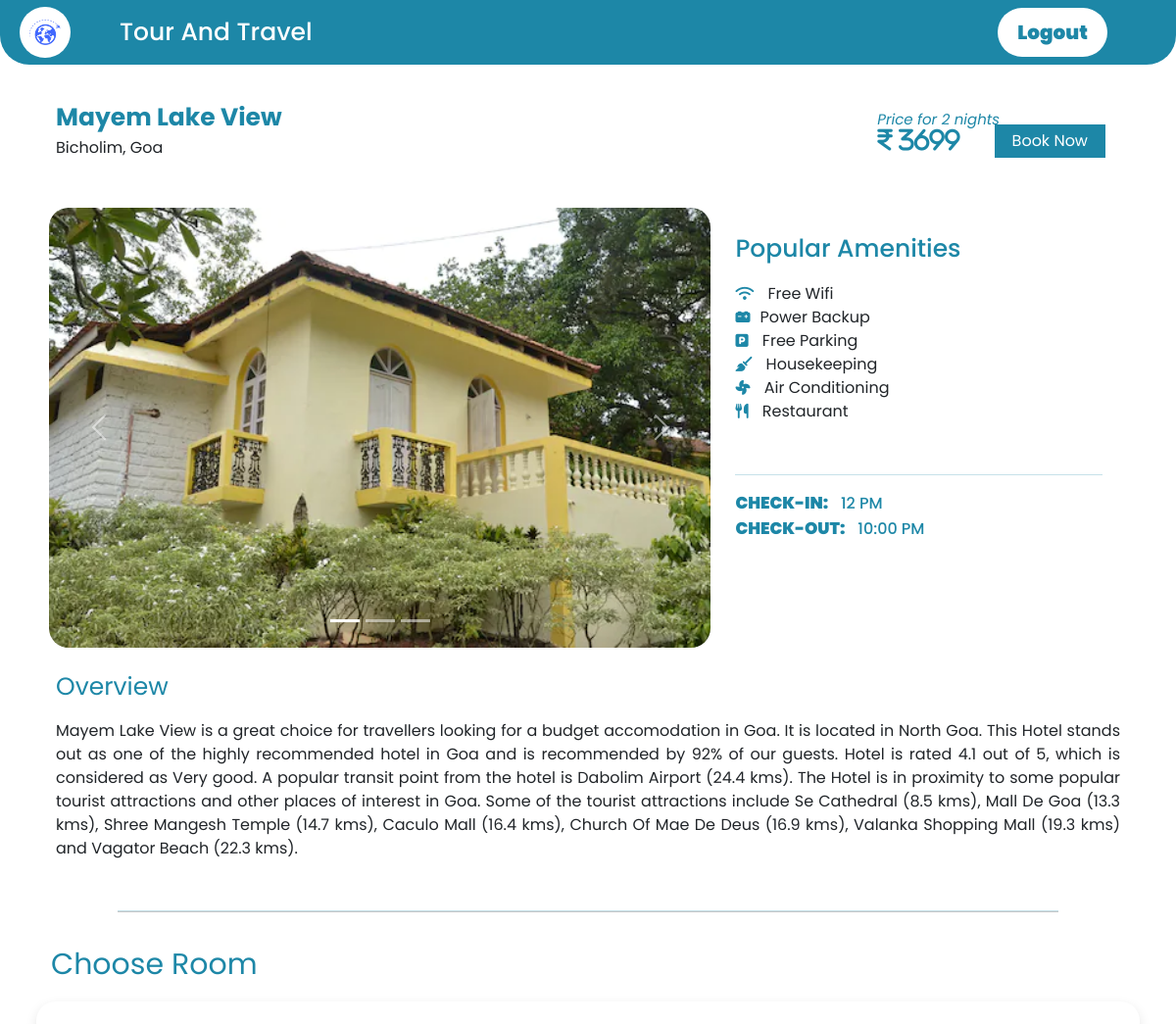
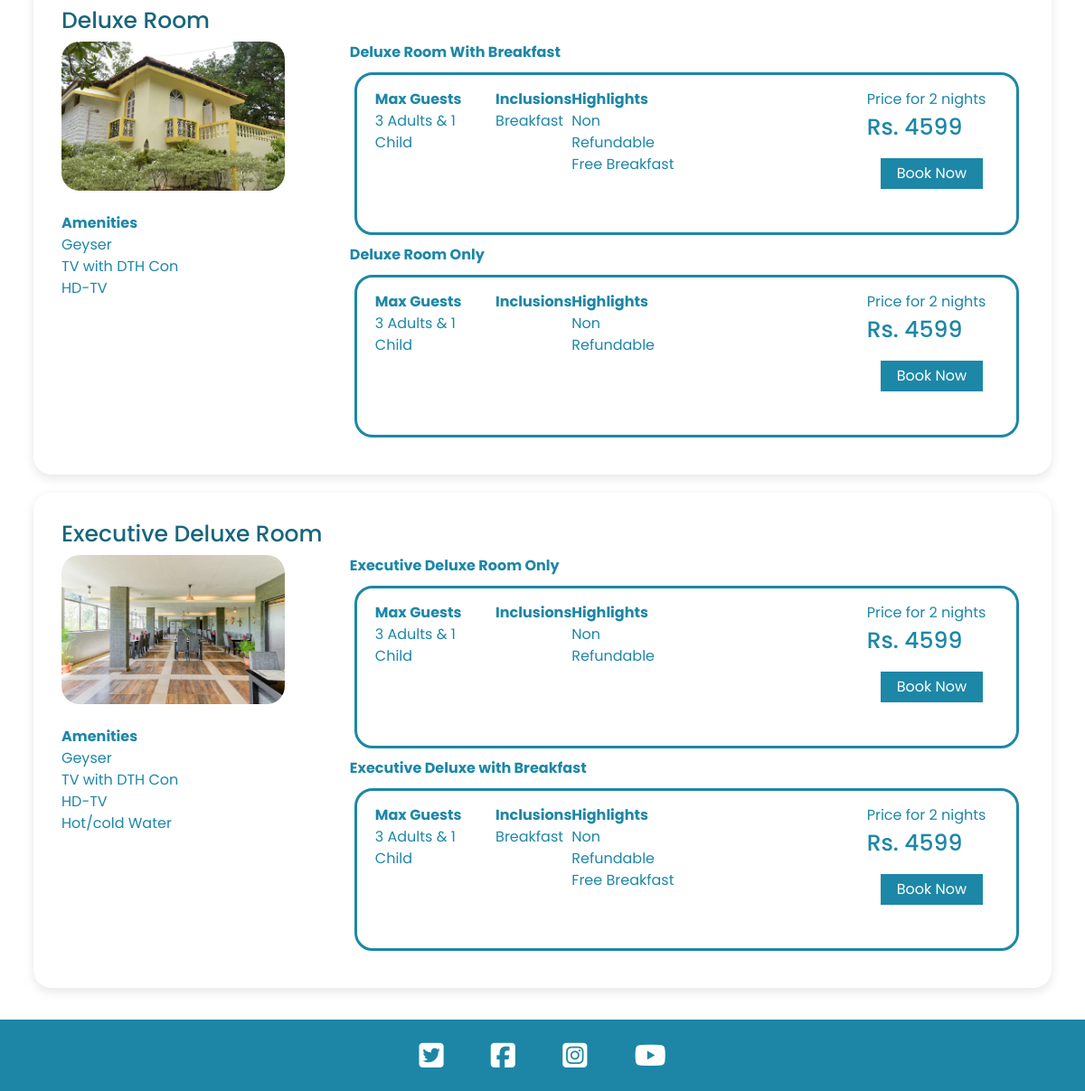
The page /hotelDetails/1 (signed in) on the database its author committed (2 pictures, top to bottom).
### myapp/models.py (models this page shows)
class Hotel_Master(models.Model):
    hotel_name=models.CharField('hotel_name',max_length=50)
    city_id=models.ForeignKey(City,on_delete=models.CASCADE)
    state_id=models.ForeignKey(State,on_delete=models.CASCADE)
    image=models.ImageField(upload_to='images/',default='insert image')
    image2=models.ImageField(upload_to='images/',default='insert image')
    image3=models.ImageField(upload_to='images/',default='insert image')
    price=models.IntegerField('price',default=4900)
    check_in=models.CharField('check_in',max_length=10)
    check_out=models.CharField('check_out',max_length=10)
    hotel_details=models.CharField('hotel_details',max_length=1000)

class City(models.Model):
    city_name=models.CharField('city_name',max_length=50)
    city_pincode=models.IntegerField('city_pincode')
    state_id=models.ForeignKey(State,on_delete=models.CASCADE,default=1)

class State(models.Model):
    state_name=models.CharField('state_name',max_length=50)

class Hotel_Room(models.Model):
    room_name=models.CharField('room_name',max_length=50)
    room_type_1=models.CharField('room_type_1',max_length=50,blank=True)
    room_type_2=models.CharField('room_type_2',max_length=50,blank=True)
    max_guest_1=models.CharField('max_guest_1',max_length=50,blank=True)
    max_guest_2=models.CharField('max_guest_2',max_length=50,blank=True)
    amenities_1=models.CharField('amenities_1',max_length=15,blank=True)
    amenities_2=models.CharField('amenities_2',max_length=15,blank=True)
    amenities_3=models.CharField('amenities_3',max_length=15,blank=True)
    amenities_4=models.CharField('amenities_4',max_length=15,blank=True)
    amenities_5=models.CharField('amenities_5',max_length=15,blank=True)
    inclusions_type_1_1=models.CharField('inclusions_type_1_1',max_length=35,blank=True)
    inclusions_type_1_2=models.CharField('inclusions_type_1_2',max_length=35,blank=True)
    inclusions_type_1_3=models.CharField('inclusions_type_1_3',max_length=35,blank=True)
    inclusions_type_1_4=models.CharField('inclusions_type_1_4',max_length=35,blank=True)
    inclusions_type_1_5=models.CharField('inclusions_type_1_5',max_length=35,blank=True)
    inclusions_type_2_1=models.CharField('inclusions_type_2_1',max_length=35,blank=True)
    inclusions_type_2_2=models.CharField('inclusions_type_2_2',max_length=35,blank=True)
    inclusions_type_2_3=models.CharField('inclusions_type_2_3',max_length=35,blank=True)
    inclusions_type_2_4=models.CharField('inclusions_type_2_4',max_length=35,blank=True)
    inclusions_type_2_5=models.CharField('inclusions_type_2_5',max_length=35,blank=True)
    highlights_type_1_1=models.CharField('highlights_type_1_1',max_length=65,blank=True)
    highlights_type_1_2=models.CharField('highlights_type_1_2',max_length=65,blank=True)
    highlights_type_1_3=models.CharField('highlights_type_1_3',max_length=65,blank=True)
    highlights_type_1_4=models.CharField('highlights_type_1_4',max_length=65,blank=True)
    highlights_type_1_5=models.CharField('highlights_type_1_5',max_length=65,blank=True)
    highlights_type_2_1=models.CharField('highlights_type_2_1',max_length=65,blank=True)
    highlights_type_2_2=models.CharField('highlights_type_2_2',max_length=65,blank=True)
    highlights_type_2_3=models.CharField('highlights_type_2_3',max_length=65,blank=True)
    highlights_type_2_4=models.CharField('highlights_type_2_4',max_length=65,blank=True)
    highlights_type_2_5=models.CharField('highlights_type_2_5',max_length=65,blank=True)
    room_price_type_1=models.IntegerField('room_price_type_1',blank=True)
    room_price_type_2=models.IntegerField('room_price_type_2',blank=True)
    image_1=models.ImageField(upload_to='image/',default='Insert Image')
    hotel_master_id=models.ForeignKey(Hotel_Master,on_delete=models.CASCADE)

### myapp/views.py (the view)
# urls.py: path('hotelDetails/<int:id>', views.hotelDetails, name='hotelDetails'),
def hotelDetails(request,id):
    if request.session.has_key('is_login'):
        data=Hotel_Master.objects.get(id=id)
        data2=Hotel_Room.objects.filter(hotel_master_id=id)
        data3=Hotel_Room.objects.all()
        return render(request,'hotelDetails.html',{'data':data,'data2':data2,'data3':data3})
    return redirect('login')

### myapp/templates/hotelDetails.html (shortened to what this page needs)
<!DOCTYPE html>
{% load static %}
<html lang="en">
<head>
    <link rel="stylesheet" href="{% static 'css/hotel-details.css' %}">
    <link rel="stylesheet" href="https://cdnjs.cloudflare.com/ajax/libs/font-awesome/6.1.0/css/fontawesome.min.css" />
    <link href="https://cdn.jsdelivr.net/npm/bootstrap@5.1.3/dist/css/bootstrap.min.css" rel="stylesheet">
  </head>
<body>
    <header>
        <a href="/index.html"><img src="{% static 'images/logo.png' %}" class="logo"></a>
        <div class="navbar" id="navbar">
            <a href="{% url 'home' %}" style="text-decoration: none; color: #fff; font-size: 25px; font-weight: 500;">Tour And Travel</a>
        <a href="{% url 'logout' %}" class="login-btn">Logout</a>
    </div>
    </header>
    <div class="box">
      <div class="pack-title">
        <div class="title-1">
          <div class="title-2">{{ data.hotel_name }}</div>
        {{ data.city_id.city_name }}, {{ data.state_id.state_name }}<br>
        <i style="color: #fff;">---</i>
        </div>
        <div class="content-1">
          <i style="font-size: 15px; color: #1d87a7;  position: absolute; top: 10px;"> Price for 2 nights</i>
          <i class="fa-solid fa-indian-rupee-sign" style="font-size: 25px; color: #1d87a7;"> {{ data.price }}</i>
          <a href="#timeline"><button class="btn-1">Book Now</button></a>
        </div>
      </div>
      <div class="pack-details">
      <div id="carouselExampleIndicators" class="carousel slide" data-bs-ride="carousel">
        <div class="carousel-indicators">
          <button type="button" data-bs-target="#carouselExampleIndicators" data-bs-slide-to="0" class="active" aria-current="true" aria-label="Slide 1"></button>
          <button type="button" data-bs-target="#carouselExampleIndicators" data-bs-slide-to="1" aria-label="Slide 2"></button>
          <button type="button" data-bs-target="#carouselExampleIndicators" data-bs-slide-to="2" aria-label="Slide 3"></button>
        </div>
        <div class="carousel-inner">
          <div class="carousel-item active">
            <img src="{{ data.image.url }}" class="d-block w-100" alt="...">
          </div>
        </div>
        <button class="carousel-control-prev" type="button" data-bs-target="#carouselExampleIndicators" data-bs-slide="prev">
          <span class="carousel-control-prev-icon" aria-hidden="true"></span>
        </button>
        <button class="carousel-control-next" type="button" data-bs-target="#carouselExampleIndicators" data-bs-slide="next">
          <span class="carousel-control-next-icon" aria-hidden="true"></span>
        </button>
      </div>
      <div class="details">
        <div class="st-pln">
          <div class="inc">
            <p> Popular Amenities</p>
          </div>
          <i class="fa-solid fa-wifi"></i> Free Wifi<br>
          <i class="fa-solid fa-car-battery"></i>Power Backup <br>
          <i class="fa-solid fa-square-parking"></i> Free Parking <br>
          <i class="fa-solid fa-broom"></i> Housekeeping <br>
          <i class="fa-solid fa-fan"></i> Air Conditioning<br>
          <i class="fa-solid fa-utensils"></i> Restaurant
        </div>
        <div class="st-pln">
          <div class="inc">
              <hr>
            CHECK-IN: <span>{{ data.check_in }}</span> <br>
            CHECK-OUT: <span>{{ data.check_out }}</span>
          </div>
        </div>
      </div>
      </div>
      <div class="overview">
        <h2>Overview</h2>
          <p style="text-align: justify;">{{ data.hotel_details }} </p>
      </div>
    </div>
    <hr style="width: 80%; height: 2px; margin: 20px auto; border-top: 1px solid #1d87a7;">
    <div class="timeline" id="timeline">
      <div class="overview">
        <h2 style="padding-left: 35px; padding-bottom: 0; font-size: 30px;">Choose Room</h2>
          {% for i in data2 %}
        <div class="room-outer">
            <h3 class="heading">{{ i.room_name }}</h3>
            <div class="room">
            <div class="cont-left">
                <img src="{{ i.image_1.url }}" alt="">
                <div class="title">
                    <br>
                    <b>Amenities</b>
                    {{ i.amenities_1 }} <br>
                {{ i.amenities_2 }} <br>
                {{ i.amenities_3 }}<br>
                {{ i.amenities_4 }} <br>
                </div>
            </div>
            <div class="cont-right">
                <p style="margin: 0; color: #1d87a7; margin-bottom: 0;"> <b> {{ i.room_type_1 }} </b></p>
                <div class="content-3">
                    <div class="cont-top">
                        <div class="title">
                            <b> Max Guests</b>
                            {{ i.max_guest_1 }}
                        </div>
                        <div class="title">
                            <b>Inclusions</b>
                            {{ i.inclusions_type_1_1 }} <br>
                            {{ i.inclusions_type_1_2 }}<br>
                            {{ i.inclusions_type_1_3 }}<br>
                            {{ i.inclusions_type_1_4 }}<br>
                        </div>
                        <div class="title">
                            <b>Highlights</b>
                            {{ i.highlights_type_1_1 }} <br>
                            {{ i.highlights_type_1_2 }} <br>
                            {{ i.highlights_type_1_3 }} <br>
                            {{ i.highlights_type_1_4 }} <br>
                        </div>
                    </div>
                    <div class="cont-bottom">
                        <div class="title">
                            Price for 2 nights
                            <span>Rs. {{ i.room_price_type_1 }}</span>
                        </div>
                        <div class="title">
                            <a href="{% url 'booking_hotel' i.id %}"><button class="btn-1">Book Now</button></a>
                        </div>
                    </div>
                </div>
                <p style="margin: 0; color: #1d87a7; margin-bottom: 0;"> <b> {{ i.room_type_2 }} </b></p>
                <div class="content-3">
                    <div class="cont-top">
                        <div class="title">
                            <b> Max Guests</b>
                            {{ i.max_guest_2 }}
                        </div>
                        <div class="title">
                            <b>Inclusions</b>
                            {{ i.inclusions_type_2_1 }} <br>
                            {{ i.inclusions_type_2_2 }} <br>
                            {{ i.inclusions_type_2_3 }} <br>
                            {{ i.inclusions_type_2_4 }} <br>
                        </div>
                        <div class="title">
                            <b>Highlights</b>
                            {{ i.highlights_type_2_1 }} <br>
                            {{ i.highlights_type_2_2 }} <br>
                            {{ i.highlights_type_2_3 }} <br>
                            {{ i.highlights_type_2_4 }} <br>
                        </div>
                    </div>
                    <div class="cont-bottom">
                        <div class="title">
                            Price for 2 nights
                            <span>Rs. {{ i.room_price_type_2 }}</span>
                        </div>
                        <div class="title">
                            <a href="{% url 'booking_hotel_type2' i.id %}"><button class="btn-1">Book Now</button></a>
                        </div>
                    </div>
                </div>
            </div>
            </div>
        </div>
          {% endfor %}
      </div>
    </div>
    <footer>
      <div class="social">
        <i class="fab fa-twitter-square"></i>
        <i class="fab fa-facebook-square"></i>
        <i class="fab fa-instagram-square"></i>
        <i class="fab fa-youtube"></i>
      </div>
      </footer>
  </body>
</html>

### myapp/static/css/hotel-details.css (style rules this page uses)
* { margin: 0; padding: 0; box-sizing: border-box; font-family: 'Poppins', sans-serif; }
html { scroll-behavior: smooth; }
header { position: relative; top: 0; left: 0; width: 100%; display: flex; justify-content: space-between; align-items: center; transition: 0.6s; padding: 0px 20px; z-index: 10000; background-color: #1d87a7; border-radius: 0 0 30px 30px; }
header .logo { position: relative; width: 52px; transition: 0.6s; background-color: #fff; padding: 10px; border-radius: 50%; cursor: pointer; }
.navbar { display: contents; justify-content: center; padding: 0 50px; position: relative; width: 100%; }
.login-btn { color: #1d87a7; background: #fff; padding: 10px 20px; text-decoration: none; font-size: 20px; font-weight: 900; border-radius: 30px; }
.title-2 { color: #1d87a7; font-size: 25px; font-weight: 700; }
.box { display: flex; flex-direction: column; margin: 20px 10px; padding: 0 30px; }
.pack-title { display: flex; justify-content: space-between; padding: 0 17px; padding-top: 15px; top: 0; background: #fff; position: sticky; margin-bottom: 15px; z-index: 100; }
.content-1 { position: relative; display: flex; gap: 20px; align-items: center; }
.btn-1 { margin: 15px; padding: 5px 18px; border: none; color: #fff; background: #1d87a7; cursor: pointer; }
.carousel { position: relative; width: 100%; }
.pack-details { padding: 10px; display: flex; }
.details { width: 60%; padding: 0 25px; }
.details i { font-size: 25px; padding-right: 10px; color: #1d87a7; }
.details span { font-size: 16px; padding-left: 10px; font-weight: 500; color: #1d87a7; }
.inc { font-size: 17px; font-weight: 900; padding-top: 10px; color: #1d87a7; }
.inc p { font-size: 25px; font-weight: 500; }
.st-pln { padding: 13px 0; }
.st-pln i { font-size: 15px; }
img { border-radius: 20px; }
.overview { padding: 15px 17px; }
.overview h2 { font-size: 25px; padding-right: 10px; color: #1d87a7; font-weight: 400; padding-bottom: 10px; }
.room-outer { margin: 20px; padding: 31px; border-radius: 20px; box-shadow: rgba(0, 0, 0, 0.1) 0px 4px 12px; }
.room { display: flex; }
.cont-left { width: 30%; display: flex; flex-direction: column; padding-right: 10px; }
.cont-left img { width: 80%; }
.cont-right { min-width: 70%; display: flex; flex-direction: column; }
.content-3 { display: flex; justify-content: space-between; margin: 10px 5px; border: #1d87a7 solid; border-radius: 20px; padding: 15px 20px; color: #1d87a7; }
.cont-top { display: flex; justify-content: space-between; width: 100%; padding-right: 200px; }
.cont-bottom { width: 30%; }
.title { display: flex; flex-direction: column; color: #1d87a7; }
.title span { font-size: 25px; font-weight: 500; }
.heading { color: #18657c; font-size: 25px; }
footer { position: relative; bottom: 0; left: 0; right: 0; background: #1d86a6; width: auto; color: #fff; text-align: center; }
.social i { font-size: 31px; margin: 24px 24px; }

### rows shown on the page
Hotel_Master: hotel_name "Mayem Lake View", city_id.city_name "Bicholim", state_id.state_name "Goa", price "3699", image (picture), check_in "12 PM", check_out "10:00 PM", hotel_details "Mayem Lake View is a great choice for travellers looking for a budget accomodation in Goa. It is located in North Goa. This Hotel stands out as one of the highly recommended hotel in Goa and is recommended by 92% of our guests. Hotel is rated 4.1 out of 5, which is considered as Very good. A popular transit point from the hotel is Dabolim Airport (24.4 kms). The Hotel is in proximity to some popular tourist attractions and other places of interest in Goa. Some of the tourist attractions include Se Cathedral (8.5 kms), Mall De Goa (13.3 kms), Shree Mangesh Temple (14.7 kms), Caculo Mall (16.4 kms), Church Of Mae De Deus (16.9 kms), Valanka Shopping Mall (19.3 kms) and Vagator Beach (22.3…"
Hotel_Room: room_name "Deluxe Room", image_1 (picture), amenities_1 "Geyser", amenities_2 "TV with DTH Con", amenities_3 "HD-TV", room_type_1 "Deluxe Room With Breakfast", max_guest_1 "3 Adults & 1 Child", inclusions_type_1_1 "Breakfast", highlights_type_1_1 "Non Refundable", highlights_type_1_2 "Free Breakfast", room_price_type_1 "4599", room_type_2 "Deluxe Room Only", max_guest_2 "3 Adults & 1 Child", highlights_type_2_1 "Non Refundable", room_price_type_2 "4599"
Hotel_Room: room_name "Executive Deluxe Room", image_1 (picture), amenities_1 "Geyser", amenities_2 "TV with DTH Con", amenities_3 "HD-TV", amenities_4 "Hot/cold Water", room_type_1 "Executive Deluxe Room Only", max_guest_1 "3 Adults & 1 Child", highlights_type_1_1 "Non Refundable", room_price_type_1 "4599", room_type_2 "Executive Deluxe with Breakfast", max_guest_2 "3 Adults & 1 Child", inclusions_type_2_1 "Breakfast", highlights_type_2_1 "Non Refundable", highlights_type_2_2 "Free Breakfast", room_price_type_2 "4599"
